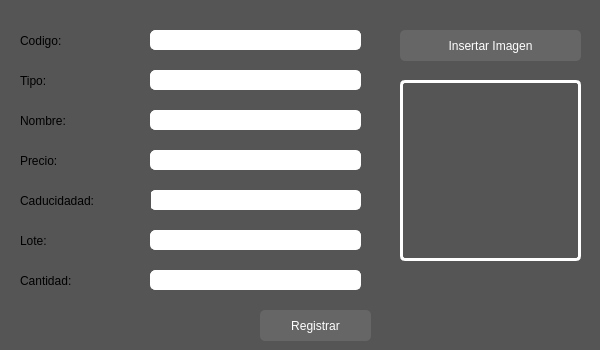
<?xml version="1.0" encoding="UTF-8"?>
<ui version="4.0">
 <class>AgregarProducto</class>
 <widget class="QWidget" name="AgregarProducto">
  <property name="geometry">
   <rect>
    <x>0</x>
    <y>0</y>
    <width>600</width>
    <height>350</height>
   </rect>
  </property>
  <property name="maximumSize">
   <size>
    <width>600</width>
    <height>350</height>
   </size>
  </property>
  <property name="windowTitle">
   <string>Agregar Poroducto</string>
  </property>
  <property name="styleSheet">
   <string notr="true">background-color:#555;</string>
  </property>
  <widget class="QLabel" name="lbl_codigo">
   <property name="geometry">
    <rect>
     <x>20</x>
     <y>30</y>
     <width>61</width>
     <height>21</height>
    </rect>
   </property>
   <property name="styleSheet">
    <string notr="true">color: balck;
font: 900 12pt &quot;Arial&quot;;</string>
   </property>
   <property name="text">
    <string>Codigo:</string>
   </property>
  </widget>
  <widget class="QLineEdit" name="txt_nombre">
   <property name="geometry">
    <rect>
     <x>150</x>
     <y>110</y>
     <width>211</width>
     <height>20</height>
    </rect>
   </property>
   <property name="styleSheet">
    <string notr="true">color: black;
font: 75 10pt &quot;Arial&quot;;
border: 1px solid white;
border-radius: 5px;
background-color: white;</string>
   </property>
   <property name="echoMode">
    <enum>QLineEdit::Normal</enum>
   </property>
  </widget>
  <widget class="QLineEdit" name="txt_caducidad">
   <property name="geometry">
    <rect>
     <x>150</x>
     <y>190</y>
     <width>211</width>
     <height>20</height>
    </rect>
   </property>
   <property name="styleSheet">
    <string notr="true">color: black;
font: 75 10pt &quot;Arial&quot;;
border: 1px solid white;
border-radius: 5px;
background-color: white;</string>
   </property>
  </widget>
  <widget class="QLineEdit" name="txt_clave">
   <property name="geometry">
    <rect>
     <x>150</x>
     <y>30</y>
     <width>211</width>
     <height>20</height>
    </rect>
   </property>
   <property name="styleSheet">
    <string notr="true">color: black;
font: 75 10pt &quot;Arial&quot;;
border: 1px solid white;
border-radius: 5px;
background-color: white;</string>
   </property>
  </widget>
  <widget class="QLabel" name="lbl_caducidad">
   <property name="geometry">
    <rect>
     <x>20</x>
     <y>190</y>
     <width>131</width>
     <height>21</height>
    </rect>
   </property>
   <property name="styleSheet">
    <string notr="true">color: balck;
font: 900 12pt &quot;Arial&quot;;</string>
   </property>
   <property name="text">
    <string>Caducidadad:</string>
   </property>
  </widget>
  <widget class="QLabel" name="lbl_lote">
   <property name="geometry">
    <rect>
     <x>20</x>
     <y>230</y>
     <width>121</width>
     <height>21</height>
    </rect>
   </property>
   <property name="styleSheet">
    <string notr="true">color: balck;
font: 900 12pt &quot;Arial&quot;;</string>
   </property>
   <property name="text">
    <string>Lote:</string>
   </property>
  </widget>
  <widget class="QLabel" name="lbl_precio">
   <property name="geometry">
    <rect>
     <x>20</x>
     <y>150</y>
     <width>61</width>
     <height>21</height>
    </rect>
   </property>
   <property name="styleSheet">
    <string notr="true">color: balck;
font: 900 12pt &quot;Arial&quot;;</string>
   </property>
   <property name="text">
    <string>Precio:</string>
   </property>
  </widget>
  <widget class="QLineEdit" name="txt_lote">
   <property name="geometry">
    <rect>
     <x>150</x>
     <y>230</y>
     <width>211</width>
     <height>20</height>
    </rect>
   </property>
   <property name="styleSheet">
    <string notr="true">color: black;
font: 75 10pt &quot;Arial&quot;;
border: 1px solid white;
border-radius: 5px;
background-color: white;</string>
   </property>
   <property name="text">
    <string/>
   </property>
  </widget>
  <widget class="QPushButton" name="btn_agregar_producto">
   <property name="geometry">
    <rect>
     <x>260</x>
     <y>310</y>
     <width>111</width>
     <height>31</height>
    </rect>
   </property>
   <property name="cursor">
    <cursorShape>PointingHandCursor</cursorShape>
   </property>
   <property name="styleSheet">
    <string notr="true">QObject{
	color:White;
	font: 900 12pt &quot;Arial&quot;;
	background-color: #666;
	border-radius: 5px;
}
QObject:hover{
	background-color: #222;
}</string>
   </property>
   <property name="text">
    <string>Registrar</string>
   </property>
  </widget>
  <widget class="QLabel" name="lbl_tipo">
   <property name="geometry">
    <rect>
     <x>20</x>
     <y>70</y>
     <width>81</width>
     <height>21</height>
    </rect>
   </property>
   <property name="styleSheet">
    <string notr="true">color: balck;
font: 900 12pt &quot;Arial&quot;;</string>
   </property>
   <property name="text">
    <string>Tipo:</string>
   </property>
  </widget>
  <widget class="QLineEdit" name="txt_precio">
   <property name="geometry">
    <rect>
     <x>150</x>
     <y>150</y>
     <width>211</width>
     <height>20</height>
    </rect>
   </property>
   <property name="styleSheet">
    <string notr="true">color: black;
font: 75 10pt &quot;Arial&quot;;
border: 1px solid white;
border-radius: 5px;
background-color: white;</string>
   </property>
   <property name="text">
    <string/>
   </property>
  </widget>
  <widget class="QLabel" name="lbl_nombre">
   <property name="geometry">
    <rect>
     <x>20</x>
     <y>110</y>
     <width>111</width>
     <height>21</height>
    </rect>
   </property>
   <property name="styleSheet">
    <string notr="true">color: balck;
font: 900 12pt &quot;Arial&quot;;</string>
   </property>
   <property name="text">
    <string>Nombre:</string>
   </property>
  </widget>
  <widget class="QLineEdit" name="txt_tipo">
   <property name="geometry">
    <rect>
     <x>150</x>
     <y>70</y>
     <width>211</width>
     <height>20</height>
    </rect>
   </property>
   <property name="styleSheet">
    <string notr="true">color: black;
font: 75 10pt &quot;Arial&quot;;
border: 1px solid white;
border-radius: 5px;
background-color: white;</string>
   </property>
   <property name="text">
    <string/>
   </property>
  </widget>
  <widget class="QLabel" name="lbl_cantidad">
   <property name="geometry">
    <rect>
     <x>20</x>
     <y>270</y>
     <width>121</width>
     <height>21</height>
    </rect>
   </property>
   <property name="styleSheet">
    <string notr="true">color: balck;
font: 900 12pt &quot;Arial&quot;;</string>
   </property>
   <property name="text">
    <string>Cantidad:</string>
   </property>
  </widget>
  <widget class="QLineEdit" name="txt_cantidad">
   <property name="geometry">
    <rect>
     <x>150</x>
     <y>270</y>
     <width>211</width>
     <height>20</height>
    </rect>
   </property>
   <property name="styleSheet">
    <string notr="true">color: black;
font: 75 10pt &quot;Arial&quot;;
border: 1px solid white;
border-radius: 5px;
background-color: white;</string>
   </property>
   <property name="text">
    <string/>
   </property>
  </widget>
  <widget class="QLabel" name="lbl_imagen">
   <property name="geometry">
    <rect>
     <x>400</x>
     <y>80</y>
     <width>181</width>
     <height>181</height>
    </rect>
   </property>
   <property name="styleSheet">
    <string notr="true">border-radius:5px;
border: 3px solid white;</string>
   </property>
   <property name="text">
    <string/>
   </property>
  </widget>
  <widget class="QPushButton" name="btn_insertar_imagen">
   <property name="geometry">
    <rect>
     <x>400</x>
     <y>30</y>
     <width>181</width>
     <height>31</height>
    </rect>
   </property>
   <property name="cursor">
    <cursorShape>PointingHandCursor</cursorShape>
   </property>
   <property name="styleSheet">
    <string notr="true">QObject{
	color:White;
	font: 900 12pt &quot;Arial&quot;;
	background-color: #666;
	border-radius: 5px;
}
QObject:hover{
	background-color: #222;
}</string>
   </property>
   <property name="text">
    <string>Insertar Imagen</string>
   </property>
  </widget>
 </widget>
 <resources/>
 <connections/>
</ui>
